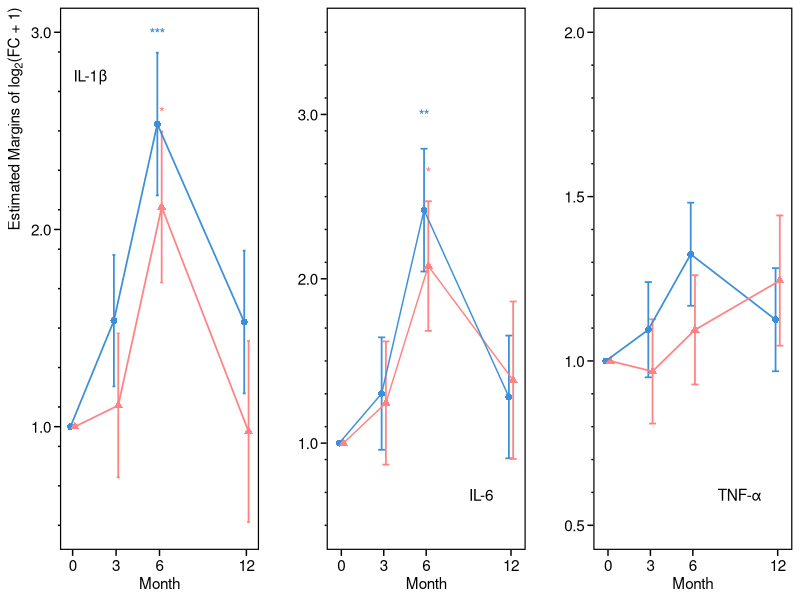
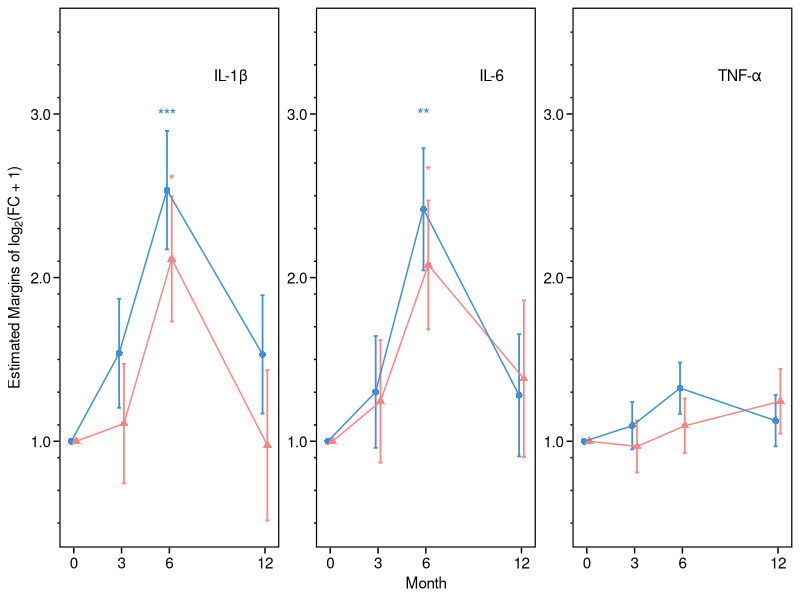
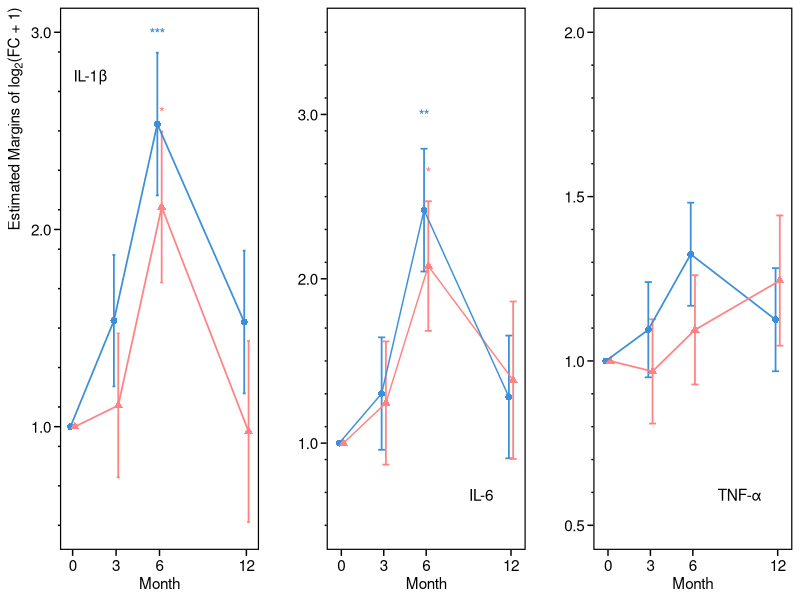
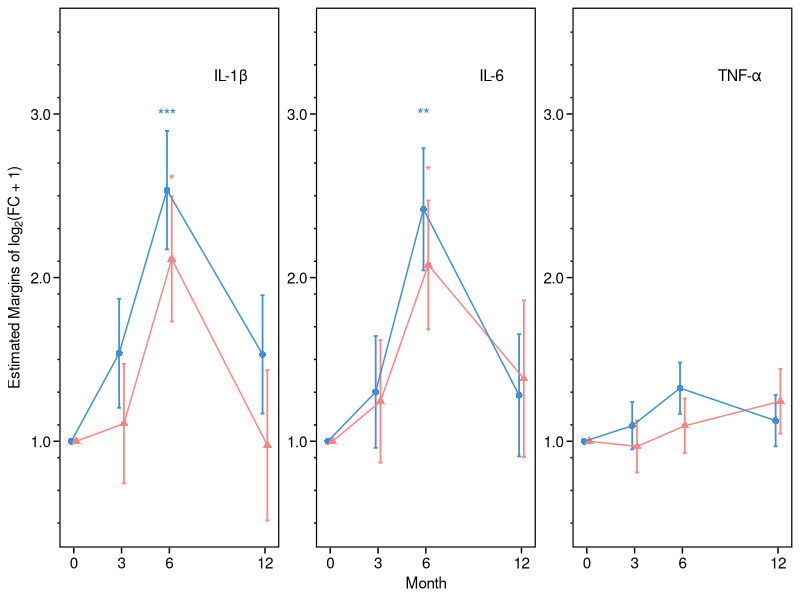

Here is the R script that generated these plots, in order:
## ---- chunk 1
knitr::opts_chunk$set(echo = TRUE)
require(ggplot2)
require(magick)
require(gridExtra)
require(dplyr)
require(ggpubr)
require(cowplot)
require(scales)
## ---- chunk 2
# Data
months = c(0, 3, 6, 12)
jitter = 0.15

log2fc_AD0 = c(1.0, 1.5376, 2.534572, 1.530857)
log2fc_AD1 = c(1.0, 1.107955, 2.113911, 0.9753498)
log2fc_AD0_se = c(NA, 0.3332244, 0.3618798, 0.3618798)
log2fc_AD1_se = c(NA, 0.365029, 0.3827861, 0.4593844)

within_p_values_log2fc_AD0 = c(NA, 0.186, 0.000, 0.218)
within_p_values_log2fc_AD1 = c(NA, 0.809, 0.016, 0.963)

interaction_y_location = 0.6
y_axis_limits = c(0.5, 3.0)

get_marker = function(p) {
  if (is.na(p)) return(NA)
  else if (p < 0.001) return("***")
  else if (p < 0.01) return("**")
  else if (p < 0.05) return("*")
  else return(NA)
}

df_IL1b = rbind(
  data.frame(
    month = months - jitter, group = "Non-AD", 
    mean = log2fc_AD0, se = log2fc_AD0_se, 
    pval = within_p_values_log2fc_AD0,
    cytokine = "IL-1β", stim = "HKCA"
  ),
  data.frame(
    month = months + jitter, group = "AD", 
    mean = log2fc_AD1, se = log2fc_AD1_se, 
    pval = within_p_values_log2fc_AD1,
    cytokine = "IL-1β", stim = "HKCA"
  )
)
df_IL1b$marker = sapply(df_IL1b$pval, get_marker)

x_range = range(months)
y_range = y_axis_limits
x_text = x_range[1] + 0.2 * diff(x_range)
y_text = y_range[1] + 0.9 * diff(y_range)

# Plot
p_IL1b = ggplot(df_IL1b, aes(x = month, y = mean, color = group, shape = group)) +
  geom_errorbar(aes(ymin = mean - se, ymax = mean + se), width = 0.2, size = 0.6) +
  geom_point(size = 2) +
  geom_line(aes(group = group), size = 0.6) +
  geom_text(
    data = subset(df_IL1b, !is.na(marker)), 
    aes(label = marker, y = mean + se + 0.1), 
    size = 3.5, fontface = "bold", show.legend = FALSE
  ) +
  ggplot2::annotate(
    "text",
    x = x_text, y = y_text,
    label = "IL-1β",
    size = 3.9, hjust = 1, vjust = 0
  ) +
  scale_color_manual(values = c("Non-AD" = "#3D90D7", "AD" = "#FF8383")) +
  scale_shape_manual(values = c("Non-AD" = 16, "AD" = 17)) +
  scale_y_continuous(
      limits = y_axis_limits,
      minor_breaks = seq(y_axis_limits[1], y_axis_limits[2], by = 0.2),
      guide = guide_axis(minor.ticks = TRUE),
      labels = label_number(accuracy = 0.1)
  ) +
  scale_x_continuous(breaks = c(0, 3, 6, 12)) + 
  labs(x = "Month", y = expression("Estimated Margins of log"[2]*"(FC + 1)")) +
  theme(
      panel.background = element_blank(),
      panel.grid = element_blank(),
      panel.border = element_rect(color = "black", fill = NA, linewidth = 0.83),
      axis.line = element_blank(),
      plot.background = element_rect(fill = "white", color = NA),
      axis.ticks = element_line(color = "black", linewidth = 0.5),
      axis.text = element_text(color = "black", size = 11),
      axis.title.x = element_text(color = "black", size = 11),
      axis.title.y = element_text(color = "black", size = 11, hjust = 1),
      axis.ticks.length = unit(0.15, "cm"),
      axis.minor.ticks.length.y = unit(0.05, "cm"),
      legend.position = "none"
    ) 
## ---- chunk 3
# Data
months = c(0, 3, 6, 12)
jitter = 0.15

log2fc_AD0 = c(1.0, 1.301667, 2.417704, 1.281024)
log2fc_AD1 = c(1.0, 1.244038, 2.07753, 1.382588)
log2fc_AD0_se = c(NA, 0.3420611, 0.3735237, 0.3735237)
log2fc_AD1_se = c(NA, 0.3747091, 0.3942289, 0.4790516)

within_p_values_log2fc_AD0 = c(NA, 0.499, 0.003, 0.551)
within_p_values_log2fc_AD1 = c(NA, NA, 0.033, 0.504)
interaction_p_values_log2fc_AD = c(NA, NA, NA, NA)

y_axis_p_value_locations = list(
  log2fc_AD0 = c(NA, 2.4, 3, 2.3),
  log2fc_AD1 = c(NA, 1.8, 2.65, 3.2)
)

df_IL6 = bind_rows(
  data.frame(
    month = months - jitter,
    group = "Non-AD",
    mean = log2fc_AD0,
    se = log2fc_AD0_se,
    pval = within_p_values_log2fc_AD0,
    p_y = y_axis_p_value_locations$log2fc_AD0,
    cytokine = "IL-6", stim = "HKCA"
  ),
  data.frame(
    month = months + jitter,
    group = "AD",
    mean = log2fc_AD1,
    se = log2fc_AD1_se,
    pval = within_p_values_log2fc_AD1,
    p_y = y_axis_p_value_locations$log2fc_AD1,
    cytokine = "IL-6", stim = "HKCA"
  )
)

df_IL6$marker = sapply(df_IL6$pval, function(p) {
  if (is.na(p)) return(NA)
  if (p < 0.001) return("***")
  if (p < 0.01) return("**")
  if (p < 0.05) return("*")
  return(NA)
})

y_axis_limits = c(0.5, 3.5)

x_range = range(months)
y_range = y_axis_limits
x_text = x_range[1] + 0.9 * diff(x_range)
y_text = y_range[1] + 0.05 * diff(y_range)

# Plot
p_IL6 = ggplot(df_IL6, aes(x = month, y = mean, color = group, shape = group)) +
  geom_errorbar(aes(ymin = mean - se, ymax = mean + se), width = 0.5, size = 0.6) +
  geom_point(size = 2) +
  geom_line(aes(group = group), size = 0.5) +
  geom_text(data = filter(df_IL6, !is.na(marker)), aes(label = marker, y = p_y),
            size = 3.5, fontface = "bold", show.legend = FALSE) +
  scale_color_manual(values = c("Non-AD" = "#3D90D7", "AD" = "#FF8383")) +
  scale_shape_manual(values = c("Non-AD" = 16, "AD" = 17)) +
  scale_y_continuous(
      limits = y_axis_limits,
      minor_breaks = seq(y_axis_limits[1], y_axis_limits[2], by = 0.2),
      guide = guide_axis(minor.ticks = TRUE),
      labels = label_number(accuracy = 0.1)
  ) +
  scale_x_continuous(breaks = c(0, 3, 6, 12)) + 
  labs(x = "Month", y = expression("Estimated Margins of log"[2]*"(Fold Change + 1)")) +
  theme(
      panel.background = element_blank(),
      panel.grid = element_blank(),
      panel.border = element_rect(color = "black", fill = NA, linewidth = 0.83),
      axis.line = element_blank(),
      plot.background = element_rect(fill = "white", color = NA),
      axis.ticks = element_line(color = "black", linewidth = 0.5),
      axis.text = element_text(color = "black", size = 11),
      axis.title = element_text(color = "black", size = 11),
      axis.ticks.length = unit(0.15, "cm"),
      axis.minor.ticks.length.y = unit(0.05, "cm"),
      legend.position = "none"
    ) +
  ggplot2::annotate(
    "text",
    x = x_text, y = y_text,
    label = "IL-6",
    size = 3.9, hjust = 1, vjust = 0
  )
## ---- chunk 4
# Define data
months = c(0, 3, 6, 12)
jitter = 0.15

log2fc_AD0 = c(1.0, 1.094997, 1.324643, 1.12552)
log2fc_AD1 = c(1.0, 0.968146, 1.09466, 1.244579)
log2fc_AD0_se = c(NA, 0.1448466, 0.1568842, 0.1568842)
log2fc_AD1_se = c(NA, 0.1586715, 0.1661266, 0.1982127)

df_tnfa = bind_rows(
  data.frame(
    month = months - jitter, group = "Non-AD", 
    mean = log2fc_AD0, se = log2fc_AD0_se,
    cytokine = "TNF-α", stim = "HKCA"
  ),
  data.frame(
    month = months + jitter, group = "AD", 
    mean = log2fc_AD1, se = log2fc_AD1_se,
    cytokine = "TNF-α", stim = "HKCA"
  )
)

y_axis_limits = c(0.5, 2.0)

x_range = range(months)
y_range = y_axis_limits
x_text = x_range[1] + 0.9 * diff(x_range)
y_text = y_range[1] + 0.05 * diff(y_range)

df_tnfa$group = factor(df_tnfa$group, levels = c("Non-AD", "AD"))

# Plot
p_tnfa = ggplot(df_tnfa, aes(x = month, y = mean, color = group, shape = group)) +
  geom_errorbar(aes(ymin = mean - se, ymax = mean + se), width = 0.5, size = 0.6) +
  geom_point(size = 2) +
  geom_line(aes(group = group), size = 0.6) +
  scale_color_manual(values = c("Non-AD" = "#3D90D7", "AD" = "#FF8383")) +
  scale_shape_manual(values = c("Non-AD" = 16, "AD" = 17)) +
  scale_y_continuous(
      limits = y_axis_limits,
      minor_breaks = seq(y_axis_limits[1], y_axis_limits[2], by = 0.1),
      guide = guide_axis(minor.ticks = TRUE),
      labels = label_number(accuracy = 0.1)
  ) +
  scale_x_continuous(breaks = c(0, 3, 6, 12)) + 
  coord_cartesian(ylim = y_axis_limits) +
  labs(x = "Month", y = expression("Estimated Margins of log"[2]*"(Fold Change + 1)")) +
  theme(
      panel.background = element_blank(),
      panel.grid = element_blank(),
      panel.border = element_rect(color = "black", fill = NA, linewidth = 0.83),
      axis.line = element_blank(),
      plot.background = element_rect(fill = "white", color = NA),
      axis.ticks = element_line(color = "black", linewidth = 0.5),
      axis.text = element_text(color = "black", size = 11),
      axis.title = element_text(color = "black", size = 11),
      axis.ticks.length = unit(0.15, "cm"),
      axis.minor.ticks.length.y = unit(0.05, "cm"),
      legend.position = "none"
    ) +
  ggplot2::annotate(
    "text",
    x = x_text, y = y_text,
    label = "TNF-α",
    size = 3.9, hjust = 1, vjust = 0
  )
## ---- chunk 5
ggarrange(
  p_IL1b, 
  p_IL6 + theme(axis.title.y = element_blank()), 
  p_tnfa + theme(axis.title.y = element_blank()),  
  ncol = 3, nrow = 1, align = "hv"
)
ggsave("../outputs/Supplementary Figure StimHKCA.tiff", height = 2.5, width = 8)
## ---- chunk 6
df_all <- bind_rows(df_IL1b, df_IL6, df_tnfa)

label_df <- df_all %>%
  group_by(cytokine) %>%
  summarise(
    x_text = min(month) + 0.9 * diff(range(month)),
    y_text = 0.5 + 0.9 * (3.5 - 0.5),  # adjust for your full y range
    label = unique(cytokine)
  )

y_axis_limits_all <- c(0.5, 3.5)

ggplot(df_all, aes(x = month, y = mean, color = group, shape = group)) +
  geom_errorbar(aes(ymin = mean - se, ymax = mean + se), width = 0.25, size = 0.6) +
  geom_point(size = 2) +
  geom_line(aes(group = group), size = 0.5) +
  geom_text(data = subset(df_all, !is.na(marker)), 
            aes(label = marker, y = ifelse(is.na(p_y), mean + se + 0.1, p_y)),
            size = 3.9, fontface = "bold", show.legend = FALSE) +
  geom_text(
    data = label_df,
    mapping = aes(x = x_text, y = y_text, label = label),
    inherit.aes = FALSE,
    hjust = 1, vjust = 0,
    size = 4
  ) +
  scale_color_manual(values = c("Non-AD" = "#3D90D7", "AD" = "#FF8383")) +
  scale_shape_manual(values = c("Non-AD" = 16, "AD" = 17)) +
  scale_y_continuous(
    limits = y_axis_limits_all,
    minor_breaks = seq(y_axis_limits_all[1], y_axis_limits_all[2], by = 0.2),
    guide = guide_axis(minor.ticks = TRUE),
    labels = label_number(accuracy = 0.1)
  ) +
  scale_x_continuous(breaks = c(0, 3, 6, 12)) + 
  labs(
    x = "Month",
    y = expression("Estimated Margins of log"[2]*"(FC + 1)")
  ) +
  facet_wrap(~cytokine, scales = "free_y", nrow = 1) +
  theme(
    panel.background = element_blank(),
    panel.grid = element_blank(),
    panel.border = element_rect(color = "black", fill = NA, linewidth = 0.83),
    axis.line = element_blank(),
    plot.background = element_rect(fill = "white", color = NA),
    axis.ticks = element_line(color = "black", linewidth = 0.5),
    axis.text = element_text(color = "black", size = 11),
    axis.title = element_text(color = "black", size = 11),
    axis.ticks.length = unit(0.15, "cm"),
    axis.minor.ticks.length.y = unit(0.05, "cm"),
    legend.position = "none",
    strip.text = element_blank()
  )
ggsave("../outputs/Supplementary Figure StimHKCA.tiff", height = 2.5, width = 8)
